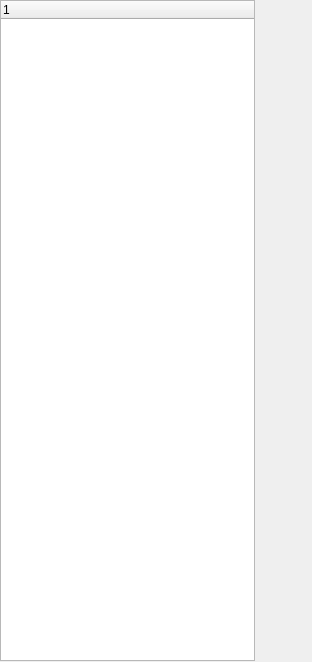
<?xml version="1.0" encoding="UTF-8"?>
<ui version="4.0">
 <class>ProjWidget</class>
 <widget class="QWidget" name="ProjWidget">
  <property name="geometry">
   <rect>
    <x>0</x>
    <y>0</y>
    <width>312</width>
    <height>662</height>
   </rect>
  </property>
  <property name="windowTitle">
   <string>Form</string>
  </property>
  <widget class="QTreeWidget" name="mTreeWidge">
   <property name="geometry">
    <rect>
     <x>0</x>
     <y>0</y>
     <width>255</width>
     <height>661</height>
    </rect>
   </property>
   <column>
    <property name="text">
     <string notr="true">1</string>
    </property>
   </column>
  </widget>
 </widget>
 <resources/>
 <connections/>
</ui>
